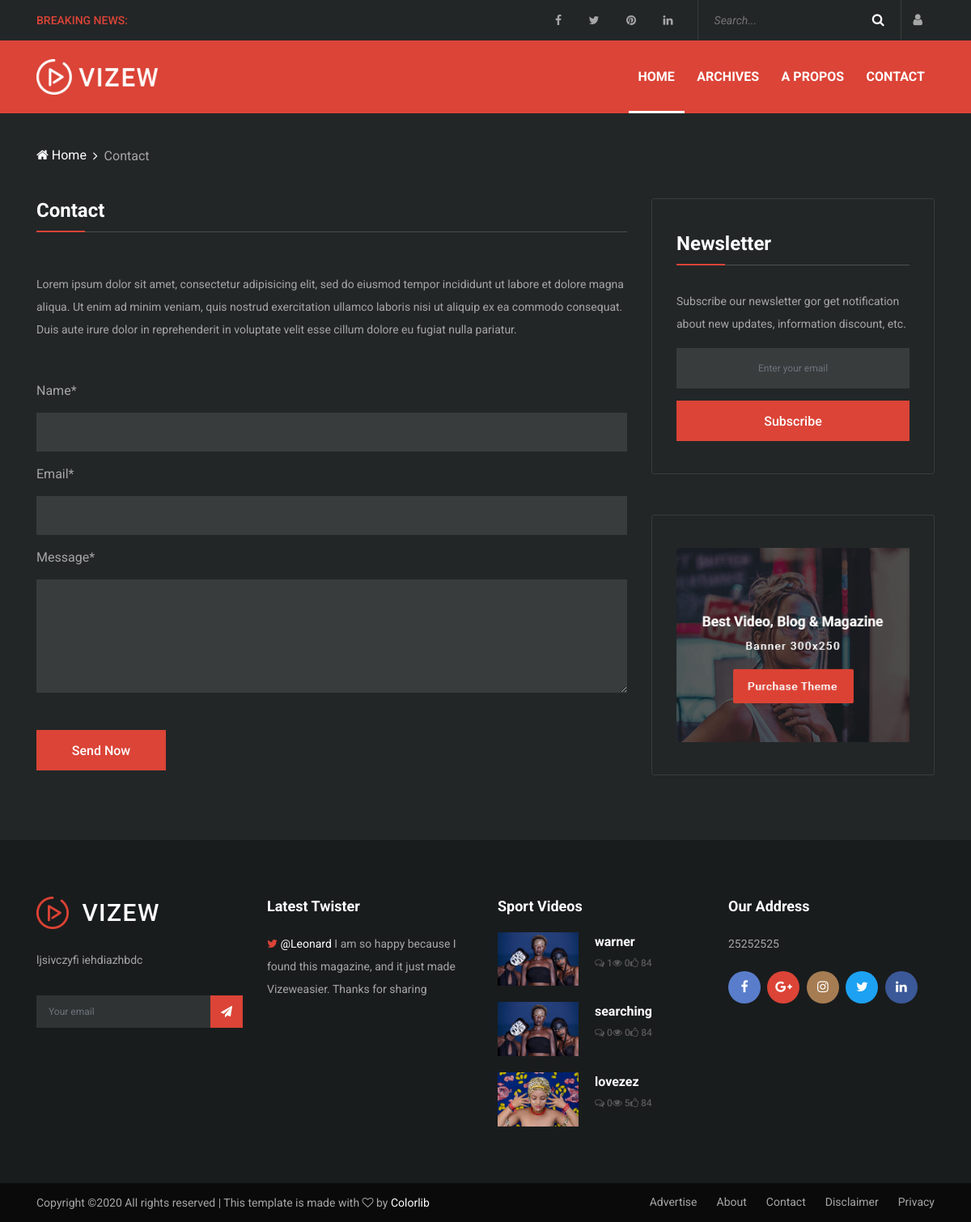
Page /contact/ on the committed database.
### about/models.py (models this page shows, shortened)
class SiteInfo(models.Model):
    logo = models.ImageField(upload_to='image/logo')
    slogan = models.CharField(max_length=50)
    description = models.TextField()
    contact = models.CharField(max_length=50)
    status = models.BooleanField(default=True)
    date_add = models.DateTimeField(auto_now_add=True)
    date_update = models.DateTimeField(auto_now=True)
    class Meta:
        verbose_name = 'siteinfo'
        verbose_name_plural = 'siteinfos'

### blog/models.py (models this page shows, shortened)
class Article(models.Model):
    titre = models.CharField( max_length=250)
    image = models.ImageField(upload_to='image/article')
    video = models.URLField(max_length=255, null=True, blank=True )
    content = HTMLField('Content')
    description = models.TextField()
    tague = models.ManyToManyField(Tague)
    categorie = models.ForeignKey(Categorie, on_delete=models.CASCADE,related_name='article_categorie')
    vue = models.IntegerField()
    auteur = models.ForeignKey(User, on_delete=models.CASCADE, related_name='auteur_article')
    status = models.BooleanField(default=True)
    date_add = models.DateTimeField(auto_now_add=True)
    date_update = models.DateTimeField(auto_now=True)
    class Meta:
        verbose_name = 'Article'
        verbose_name_plural = 'Articles'
    @property
    def Commentaire_count(self):
        commentaitre = Commentaire.objects.filter(article__titre=self.titre).count()
        return commentaitre

### contact/views.py (the view)
# urls.py: path('', views.contact, name='contact')
def contact(request):
    site_info = about_model.SiteInfo.objects.filter(status=True)[:1].get() # permet de recuperer les infos
    article_v = blog_models.Article.objects.exclude(video=None) # récupération des articles ayant des vidéo
    datas = {
        'site_info': site_info,
        'article_v':article_v,
    }
    return render(request, "pages/contact.html", datas)

### templates/pages/contact.html
{% extends 'bases/bases.html' %}
{% block content %}
    <div class="vizew-breadcrumb">
        <div class="container">
            <div class="row">
                <div class="col-12">
                    <nav aria-label="breadcrumb">
                        <ol class="breadcrumb">
                            <li class="breadcrumb-item"><a href="#"><i class="fa fa-home" aria-hidden="true"></i> Home</a></li>
                            <li class="breadcrumb-item active" aria-current="page">Contact</li>
                        </ol>
                    </nav>
                </div>
            </div>
        </div>
    </div>
    <section class="contact-area mb-80">
        <div class="container">
            <div class="row justify-content-center">
                <div class="col-12 col-md-7 col-lg-8">
                    <div class="section-heading style-2">
                        <h4>Contact</h4>
                        <div class="line"></div>
                    </div>
                    <p>Lorem ipsum dolor sit amet, consectetur adipisicing elit, sed do eiusmod tempor incididunt ut labore et dolore magna aliqua. Ut enim ad minim veniam, quis nostrud exercitation ullamco laboris nisi ut aliquip ex ea commodo consequat. Duis aute irure dolor in reprehenderit in voluptate velit esse cillum dolore eu fugiat nulla pariatur.</p>
                    <div class="contact-form-area mt-50">
                        <form action="#" method="post">
                            <div class="form-group">
                                <label for="name">Name*</label>
                                <input type="text" class="form-control" id="name">
                            </div>
                            <div class="form-group">
                                <label for="email">Email*</label>
                                <input type="email" class="form-control" id="email">
                            </div>
                            <div class="form-group">
                                <label for="message">Message*</label>
                                <textarea name="message" class="form-control" id="message" cols="30" rows="10"></textarea>
                            </div>
                            <button class="btn vizew-btn mt-30" type="submit">Send Now</button>
                        </form>
                    </div>
                </div>
                <div class="col-12 col-md-5 col-lg-4">
                    <div class="sidebar-area">
                        <div class="single-widget newsletter-widget mb-50">
                            <div class="section-heading style-2 mb-30">
                                <h4>Newsletter</h4>
                                <div class="line"></div>
                            </div>
                            <p>Subscribe our newsletter gor get notification about new updates, information discount, etc.</p>
                            <div class="newsletter-form">
                                <form action="#" method="post">
                                    <input type="email" name="nl-email" class="form-control mb-15" id="emailnl" placeholder="Enter your email">
                                    <button type="submit" class="btn vizew-btn w-100">Subscribe</button>
                                </form>
                            </div>
                        </div>
                        <div class="single-widget add-widget">
                            <a href="#"><img src="/static/img/bg-img/add.png" alt=""></a>
                        </div>
                    </div>
                </div>
            </div>
        </div>
    </section>
    {% endblock content %}

### templates/bases/bases.html (shortened to what this page needs)
<!DOCTYPE html>
<html lang="en">
<head>
    <link rel="stylesheet" href="/static/style.css">
</head>
<body>
    <header class="header-area">
        <div class="top-header-area">
            <div class="container">
                <div class="row align-items-center">
                    <div class="col-12 col-md-6">
                        <div class="breaking-news-area d-flex align-items-center">
                            <div class="news-title">
                                <p>Breaking News:</p>
                            </div>
                        </div>
                    </div>
                    <div class="col-12 col-md-6">
                        <div class="top-meta-data d-flex align-items-center justify-content-end">
                            <div class="top-social-info">
                                <a href="#"><i class="fa fa-facebook"></i></a>
                                <a href="#"><i class="fa fa-twitter"></i></a>
                                <a href="#"><i class="fa fa-pinterest"></i></a>
                                <a href="#"><i class="fa fa-linkedin"></i></a>
                            </div>
                            <div class="top-search-area">
                                <form action="recherche" method="post">
                                    <input type="recherche" name="recherche" id="topSearch" placeholder="Search...">
                                    <button type="submit" class="btn"><i class="fa fa-search" aria-hidden="true"></i></button>
                                </form>
                            </div>
                            {% if user.is_authenticated %}
                            <a href="{% url 'logout' %}" class="login-btn"><i class="fa fa-sign-out" aria-hidden="true"></i></a><p style="margin-top:16px;margin-left:10px;text-transform: capitalize">{{user.username}}</p>
                            {% else %}
                                <a href="{% url 'login' %}" class="login-btn"><i class="fa fa-user" aria-hidden="true"></i></a>
                            {% endif %}
                        </div>
                    </div>
                </div>
            </div>
        </div>
        <div class="vizew-main-menu" id="sticker">
            <div class="classy-nav-container breakpoint-off">
                <div class="container">
                    <nav class="classy-navbar justify-content-between" id="vizewNav">
                        <a href="{% url 'home' %}" class="nav-brand"><img src="{{site_info.logo.url}}" alt=""></a>
                        <div class="classy-menu">
                            <div class="classynav">
                                <ul>
                                    <li class="active"><a href="{% url 'home' %}">Home</a></li>
                                    <li><a href="{% url 'archive' %}">Archives</a></li>
                                    <li><a href="{% url 'about' %}">A propos</a></li>
                                    <li><a href="{% url 'contact' %}">Contact</a></li>
                                </ul>
                            </div>
                        </div>
                    </nav>
                </div>
            </div>
        </div>
    </header>
    {% block content %}
    {% endblock content %}
<footer class="footer-area">
    <div class="container">
        <div class="row">
            <div class="col-12 col-sm-6 col-xl-3">
                <div class="footer-widget mb-70">
                    <a href="{% url 'home' %}" class="foo-logo d-block mb-4"><img src="/static/img/core-img/logo2.png" alt=""></a>
                    <p>{{site_info.description}}</p>
                    <div class="footer-nl-area">
                        <form action="#" method="post">
                            <input type="email" name="nl-email" class="form-control" id="nlEmail" placeholder="Your email">
                            <button type="submit"><i class="fa fa-paper-plane" aria-hidden="true"></i></button>
                        </form>
                    </div>
                </div>
            </div>
            <div class="col-12 col-sm-6 col-xl-3">
                <div class="footer-widget mb-70">
                    <h6 class="widget-title">Latest Twister</h6>
                    <div class="twitter-slides owl-carousel">
                        <div class="single--twitter-slide">
                            <div class="single-twit">
                                <p><i class="fa fa-twitter"></i> <span>@Leonard</span> I am so happy because I found this magazine, and it just made Vizeweasier. Thanks for sharing</p>
                            </div>
                        </div>
                    </div>
                </div>
            </div>
            <div class="col-12 col-sm-6 col-xl-3">
                <div class="footer-widget mb-70">
                    <h6 class="widget-title">Sport Videos</h6>
                    {% for i in article_v %}
                        <div class="single-blog-post d-flex">
                            <div class="post-thumbnail">
                                <img src="{{i.image.url}}" alt="">
                            </div>
                            <div class="post-content">
                                <a href="{% url 'single' i.id %}" class="post-title">{{i.titre}}</a>
                                <div class="post-meta d-flex justify-content-between">
                                    <a href="#"><i class="fa fa-comments-o" aria-hidden="true"></i> {{i.Commentaire_count}}</a>
                                    <a href="#"><i class="fa fa-eye" aria-hidden="true"></i> {{i.vue}}</a>
                                    <a href="#"><i class="fa fa-thumbs-o-up" aria-hidden="true"></i> 84</a>
                                </div>
                            </div>
                        </div>
                    {% endfor %}
                </div>
            </div>
            <div class="col-12 col-sm-6 col-xl-3">
                <div class="footer-widget mb-70">
                    <h6 class="widget-title">Our Address</h6>
                    <div class="contact-address">
                        <p>{{site_info.contact}}</p>
                    </div>
                    <div class="footer-social-area">
                        <a href="#" class="facebook"><i class="fa fa-facebook"></i></a>
                        <a href="#" class="google-plus"><i class="fa fa-google-plus"></i></a>
                        <a href="#" class="instagram"><i class="fa fa-instagram"></i></a>
                        <a href="#" class="twitter"><i class="fa fa-twitter"></i></a>
                        <a href="#" class="linkedin"><i class="fa fa-linkedin"></i></a>
                    </div>
                </div>
            </div>
        </div>
    </div>
    <div class="copywrite-area">
        <div class="container">
            <div class="row align-items-center">
                <div class="col-12 col-sm-6">
                    <p class="copywrite-text">
Copyright &copy;<script>document.write(new Date().getFullYear());</script> All rights reserved | This template is made with <i class="fa fa-heart-o" aria-hidden="true"></i> by <a href="https://colorlib.com" target="_blank">Colorlib</a>
</p>
                </div>
                <div class="col-12 col-sm-6">
                    <nav class="footer-nav">
                        <ul>
                            <li><a href="#">Advertise</a></li>
                            <li><a href="#">About</a></li>
                            <li><a href="#">Contact</a></li>
                            <li><a href="#">Disclaimer</a></li>
                            <li><a href="#">Privacy</a></li>
                        </ul>
                    </nav>
                </div>
            </div>
        </div>
    </div>
</footer>
</body>
</html>

### static/css/classy-nav.css (style rules this page uses)
body { font-family: "Roboto", sans-serif; }
ul { margin: 0; }
ul li { list-style: none; }
img { height: auto; max-width: 100%; }
.classy-nav-container { position: relative; z-index: 100; background-color: #ffffff; }
.classy-nav-container * { box-sizing: border-box; }
.classy-nav-container a { -webkit-transition-duration: 500ms; transition-duration: 500ms; text-decoration: none; outline: none; font-size: 14px; font-weight: 400; color: #232323; display: inline-block; }
.justify-content-between { -webkit-box-pack: justify; -ms-flex-pack: justify; justify-content: space-between; }
.justify-content-center { -webkit-box-pack: center; -ms-flex-pack: center; justify-content: center; }
.classy-navbar { width: 100%; height: 70px; padding: 0.5em 2em; display: -webkit-box; display: -ms-flexbox; display: flex; -webkit-box-align: center; -ms-flex-align: center; -ms-grid-row-align: center; align-items: center; }
.classy-navbar .nav-brand { font-size: 26px; font-weight: 500; color: #565656; display: inline-block; margin-right: 30px; }
.classynav ul li { display: inline-block; clear: both; position: inherit; z-index: 10; }
.classynav ul li a { padding: 0 12px; display: block; height: 35px; font-size: 14px; line-height: 34px; }
.breakpoint-off .classynav { display: -webkit-box; display: -ms-flexbox; display: flex; -webkit-box-align: center; -ms-flex-align: center; -ms-grid-row-align: center; align-items: center; }

### rows in the picture
SiteInfo: logo (picture), description "ljsivczyfi iehdiazhbdc", contact "25252525"
Article: image (picture), titre "warner", Commentaire_count "1", vue "0"
Article: image (picture), titre "searching", Commentaire_count "0", vue "0"
Article: image (picture), titre "lovezez", Commentaire_count "0", vue "5"
